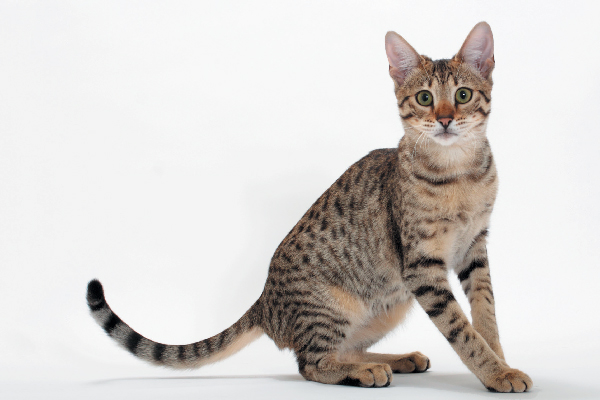
#> input picture cat.jpg, 600 x 400 px
$ jupyter execute median_filter.ipynb
#> lines starting #> are read from the running program, lines starting #| are printed output that depends on the picture
[cell 1]
from cv2 import imread, cvtColor, COLOR_BGR2GRAY, imshow, waitKey
from numpy import zeros_like, ravel, sort, multiply, divide, int8
import matplotlib.pyplot as plt

[cell 2]
def median_filter(gray_img, mask=3):
    bd = int(mask / 2)
    median_img = zeros_like(gray)
    for i in range(bd, gray_img.shape[0] - bd):
        for j in range(bd, gray_img.shape[1] - bd):
            kernel = ravel(gray_img[i - bd:i + bd + 1, j - bd:j + bd + 1])
            median = sort(kernel)[int8(divide((multiply(mask, mask)), 2) + 1)]
            median_img[i, j] = median
    return median_img

## Image Read

[cell 3]
img = imread('cat.jpg')
#> img is the input picture: shape (400, 600, 3); mean B, G, R 207.5, 210.4, 214.5
plt.imshow(img)

## 3 x 3 filter applied

[cell 4]
gray = cvtColor(img, COLOR_BGR2GRAY)
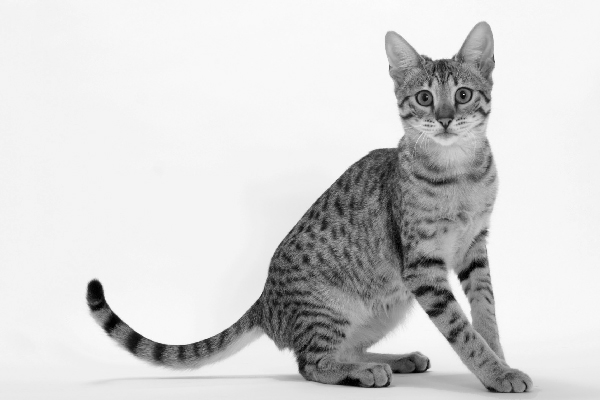
#> gray: shape (400, 600); min 0, max 255, mean 211.3
median3 = median_filter(gray, 5)
#> after the loop in median_filter, `for i in range(bd, gray_img.shape[0] - bd):`:
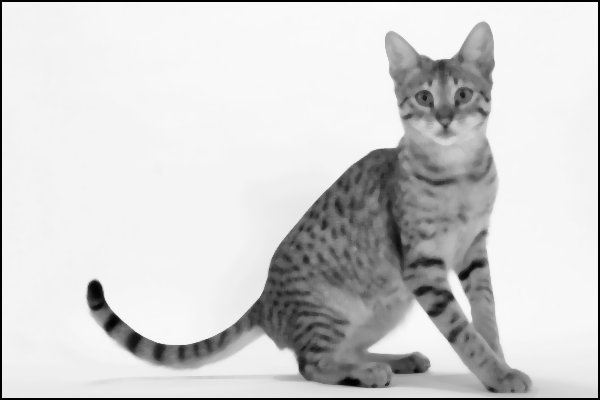
#> median_img: shape (400, 600); min 0, max 251, mean 208.3
plt.imshow(median3)
